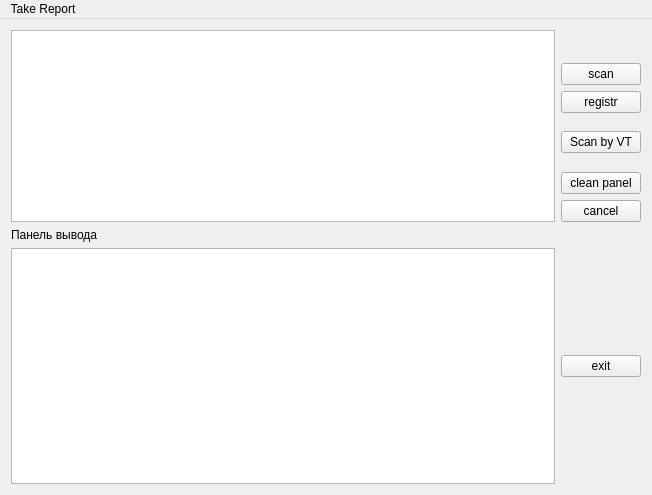
<?xml version="1.0" encoding="UTF-8"?>
<ui version="4.0">
 <class>MainWindow</class>
 <widget class="QMainWindow" name="MainWindow">
  <property name="geometry">
   <rect>
    <x>0</x>
    <y>0</y>
    <width>652</width>
    <height>495</height>
   </rect>
  </property>
  <property name="windowTitle">
   <string>MainWindow</string>
  </property>
  <widget class="QWidget" name="centralWidget">
   <layout class="QGridLayout" name="gridLayout">
    <item row="9" column="0">
     <widget class="QLabel" name="label">
      <property name="sizePolicy">
       <sizepolicy hsizetype="Fixed" vsizetype="Fixed">
        <horstretch>15</horstretch>
        <verstretch>0</verstretch>
       </sizepolicy>
      </property>
      <property name="text">
       <string>Панель вывода</string>
      </property>
     </widget>
    </item>
    <item row="10" column="0">
     <widget class="QTextEdit" name="textEdit"/>
    </item>
    <item row="8" column="1">
     <widget class="QPushButton" name="pushButton_6">
      <property name="text">
       <string>cancel</string>
      </property>
     </widget>
    </item>
    <item row="0" column="0" rowspan="9">
     <widget class="QListView" name="listView"/>
    </item>
    <item row="5" column="1">
     <widget class="QPushButton" name="pushButton_7">
      <property name="text">
       <string>Scan by VT</string>
      </property>
     </widget>
    </item>
    <item row="1" column="1">
     <widget class="QLabel" name="label_2">
      <property name="text">
       <string/>
      </property>
      <property name="pixmap">
       <pixmap resource="source.qrc">:/imgs/[.bmp</pixmap>
      </property>
     </widget>
    </item>
    <item row="3" column="1">
     <widget class="QPushButton" name="pushButton_3">
      <property name="text">
       <string>registr</string>
      </property>
     </widget>
    </item>
    <item row="10" column="1">
     <widget class="QPushButton" name="pushButton">
      <property name="text">
       <string>exit</string>
      </property>
     </widget>
    </item>
    <item row="2" column="1">
     <widget class="QPushButton" name="pushButton_2">
      <property name="text">
       <string>scan</string>
      </property>
     </widget>
    </item>
    <item row="7" column="1">
     <widget class="QPushButton" name="pushButton_5">
      <property name="text">
       <string>clean panel</string>
      </property>
     </widget>
    </item>
   </layout>
  </widget>
  <widget class="QMenuBar" name="menuBar">
   <property name="geometry">
    <rect>
     <x>0</x>
     <y>0</y>
     <width>652</width>
     <height>26</height>
    </rect>
   </property>
   <widget class="QMenu" name="menu_3">
    <property name="title">
     <string>Take Report</string>
    </property>
    <addaction name="action_4"/>
   </widget>
   <addaction name="menu_3"/>
  </widget>
  <action name="action_4">
   <property name="text">
    <string>Get it</string>
   </property>
  </action>
  <action name="actiongus">
   <property name="icon">
    <iconset resource="source.qrc">
     <normaloff>:/imgs/uecm.jpg</normaloff>:/imgs/uecm.jpg</iconset>
   </property>
   <property name="text">
    <string>gus</string>
   </property>
  </action>
  <action name="actionQoute">
   <property name="text">
    <string>Quote</string>
   </property>
  </action>
 </widget>
 <layoutdefault spacing="6" margin="11"/>
 <resources>
  <include location="source.qrc"/>
 </resources>
 <connections>
  <connection>
   <sender>pushButton</sender>
   <signal>clicked()</signal>
   <receiver>MainWindow</receiver>
   <slot>close()</slot>
   <hints>
    <hint type="sourcelabel">
     <x>460</x>
     <y>333</y>
    </hint>
    <hint type="destinationlabel">
     <x>508</x>
     <y>647</y>
    </hint>
   </hints>
  </connection>
 </connections>
</ui>
